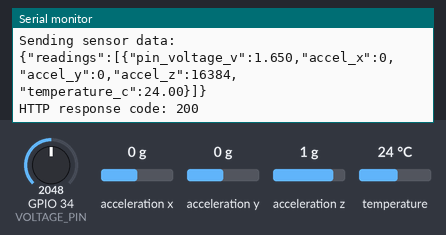
Simulated run of this sketch. Board: ESP32. Parts: the last lines printed to the serial monitor. Wiring (inferred from the names in the program): MPU-6050 motion sensor at I2C address 0x68. The test bench sets the inputs (shaded band); at power-on: acceleration x 0 g, temperature 24 °C, GPIO 34 (VOLTAGE_PIN) = 2048, acceleration y 0 g, acceleration z 1 g (analog values on the 0–4095 scale). WiFi joins after 1.5 s; servers stay silent unless stated; uploads are accepted with an empty reply.

Above: at 3.7 s.
3.8 s: acceleration x set to -1.4 g
At 5.45 s:
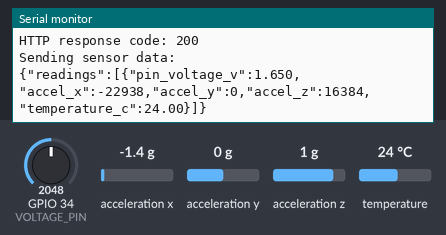
6.5 s: temperature set to 12 °C
At 8.5 s:
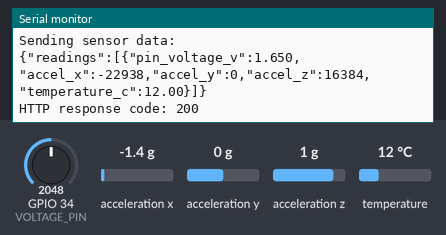
9.2 s: GPIO 34 (VOLTAGE_PIN) set to 2866
At 10.3 s:
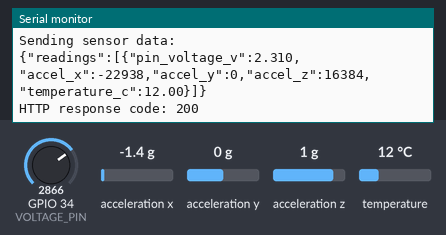
11.9 s: acceleration y set to -1.4 g
At 13.9 s:
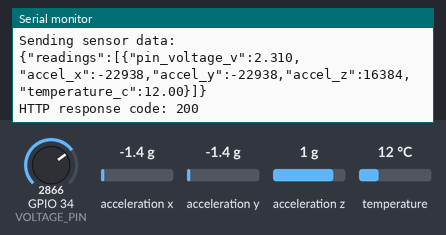
14.6 s: acceleration z set to -1.4 g
At 15.49 s:
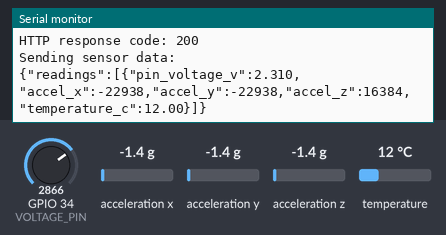
17.3 s: temperature set to 19 °C
At 18.7 s:
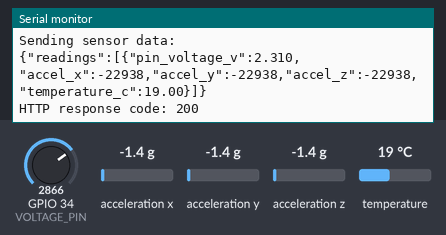
Timing chart, 0 to 20.3 s (numbered marks = the images above; inputs shaded):
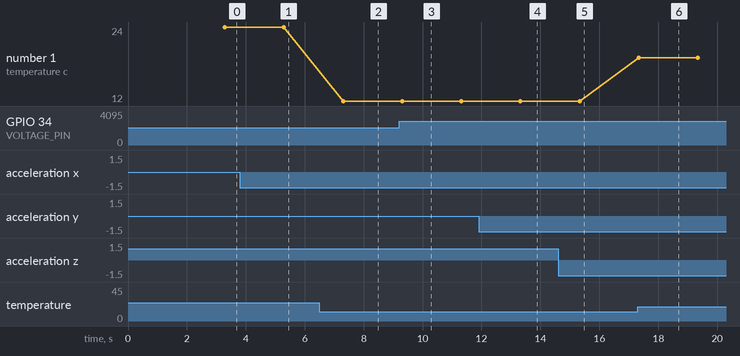

Measured:
- after the input at 3.8 s, the serial monitor: prints a new line after 1.5 s (image 1)
- after the input at 6.5 s, the serial monitor: prints a new line after 0.80 s (image 2)
- after the input at 9.2 s, the serial monitor: prints a new line after 0.11 s (image 3)
- after the input at 11.9 s, the serial monitor: prints a new line after 1.4 s (image 4)
- after the input at 17.3 s, the serial monitor: prints a new line at once (image 6)
- plotted number 1: 24 → 12 after the input at 6.5 s, 12 → 19 after the input at 17.3 s

The sketch:

sketch_oct14b.ino
```cpp
#include <WiFi.h>
#include <HTTPClient.h>
#include <Wire.h>
#include <OneWire.h>
#include <DallasTemperature.h>

// Wi-Fi details (iPhone hotspot, "Maximize Compatibility" on for 2.4 GHz)
const char* WIFI_SSID = "Tharuka’s iphone";
const char* WIFI_PASSWORD = "12345678";

// AutoSense backend on the laptop (run "ipconfig" if the hotspot gives a new IP)
const char* API_URL =
    "http://172.20.10.9:3000/api/v1/readings";

// Device key from the website: Vehicles -> vehicle -> add device (shown only once)
const char* DEVICE_KEY = "f9485bc13b54eaf0303d5e7369fbb27b9c5f8839a378dacf";

// Sensor pins
const int SDA_PIN = 21;
const int SCL_PIN = 22;
const int VOLTAGE_PIN = 34;

#define ONE_WIRE_BUS 4
const byte MPU_ADDR = 0x68;

OneWire oneWire(ONE_WIRE_BUS);
DallasTemperature tempSensor(&oneWire);

bool mpuConnected = false;

unsigned long lastSend = 0;
const unsigned long SEND_INTERVAL = 2000;

// Connect to Wi-Fi
void connectWiFi() {
  WiFi.mode(WIFI_STA);
  WiFi.begin(WIFI_SSID, WIFI_PASSWORD);

  Serial.print("Connecting to Wi-Fi");

  while (WiFi.status() != WL_CONNECTED) {
    delay(500);
    Serial.print(".");
  }

  Serial.println("\nWi-Fi connected!");
  Serial.print("ESP32 IP: ");
  Serial.println(WiFi.localIP());
}

// Read sensors and send one reading to the backend
void collectAndSendData() {
  int16_t ax = 0, ay = 0, az = 0;
  bool mpuOK = false;

  if (mpuConnected) {
    Wire.beginTransmission(MPU_ADDR);
    Wire.write(0x3B);

    if (Wire.endTransmission(false) == 0 &&
        Wire.requestFrom(MPU_ADDR, (uint8_t)6) == 6) {

      ax = (int16_t)((Wire.read() << 8) | Wire.read());
      ay = (int16_t)((Wire.read() << 8) | Wire.read());
      az = (int16_t)((Wire.read() << 8) | Wire.read());

      mpuOK = true;
    }
  }

  tempSensor.requestTemperatures();
  float tempC = tempSensor.getTempCByIndex(0);

  bool tempOK =
      (tempC != DEVICE_DISCONNECTED_C && tempC > -100);

  int voltageADC = analogRead(VOLTAGE_PIN);
  float pinVoltage = voltageADC * (3.3f / 4095.0f);

  // Backend format: {"readings":[{...}]}. Missing sensors are left out (null is rejected).
  String json = "{\"readings\":[{";
  json += "\"pin_voltage_v\":";
  json += String(pinVoltage, 3);

  if (mpuOK) {
    json += ",\"accel_x\":";
    json += String(ax);
    json += ",\"accel_y\":";
    json += String(ay);
    json += ",\"accel_z\":";
    json += String(az);
  }

  if (tempOK) {
    json += ",\"temperature_c\":";
    json += String(tempC, 2);
  }

  json += "}]}";

  Serial.println("\nSending sensor data:");
  Serial.println(json);

  HTTPClient http;
  http.setTimeout(5000);

  if (http.begin(API_URL)) {
    http.addHeader("Content-Type", "application/json");
    http.addHeader("x-device-key", DEVICE_KEY);

    int httpCode = http.POST(json);

    Serial.print("HTTP response code: ");
    Serial.println(httpCode);

    if (httpCode > 0) {
      Serial.println(http.getString());
    } else {
      Serial.println(http.errorToString(httpCode));
    }

    http.end();
  } else {
    Serial.println("Could not start HTTP connection.");
  }
}

void setup() {
  Serial.begin(115200);
  delay(1000);

  Wire.begin(SDA_PIN, SCL_PIN);

  Wire.beginTransmission(MPU_ADDR);
  if (Wire.endTransmission() == 0) {
    mpuConnected = true;

    Wire.beginTransmission(MPU_ADDR);
    Wire.write(0x6B);
    Wire.write(0x00);
    Wire.endTransmission();

    Serial.println("MPU6050 connected.");
  } else {
    Serial.println("MPU6050 not detected.");
  }

  tempSensor.begin();

  analogReadResolution(12);
  analogSetPinAttenuation(VOLTAGE_PIN, ADC_11db);

  connectWiFi();

  Serial.println("AutoSense ready. Sending readings every 2 seconds.");
}

void loop() {
  if (WiFi.status() != WL_CONNECTED) {
    Serial.println("Wi-Fi disconnected.");
    connectWiFi();
  }

  if (millis() - lastSend >= SEND_INTERVAL) {
    lastSend = millis();
    collectAndSendData();
  }

  delay(10);
}
```
